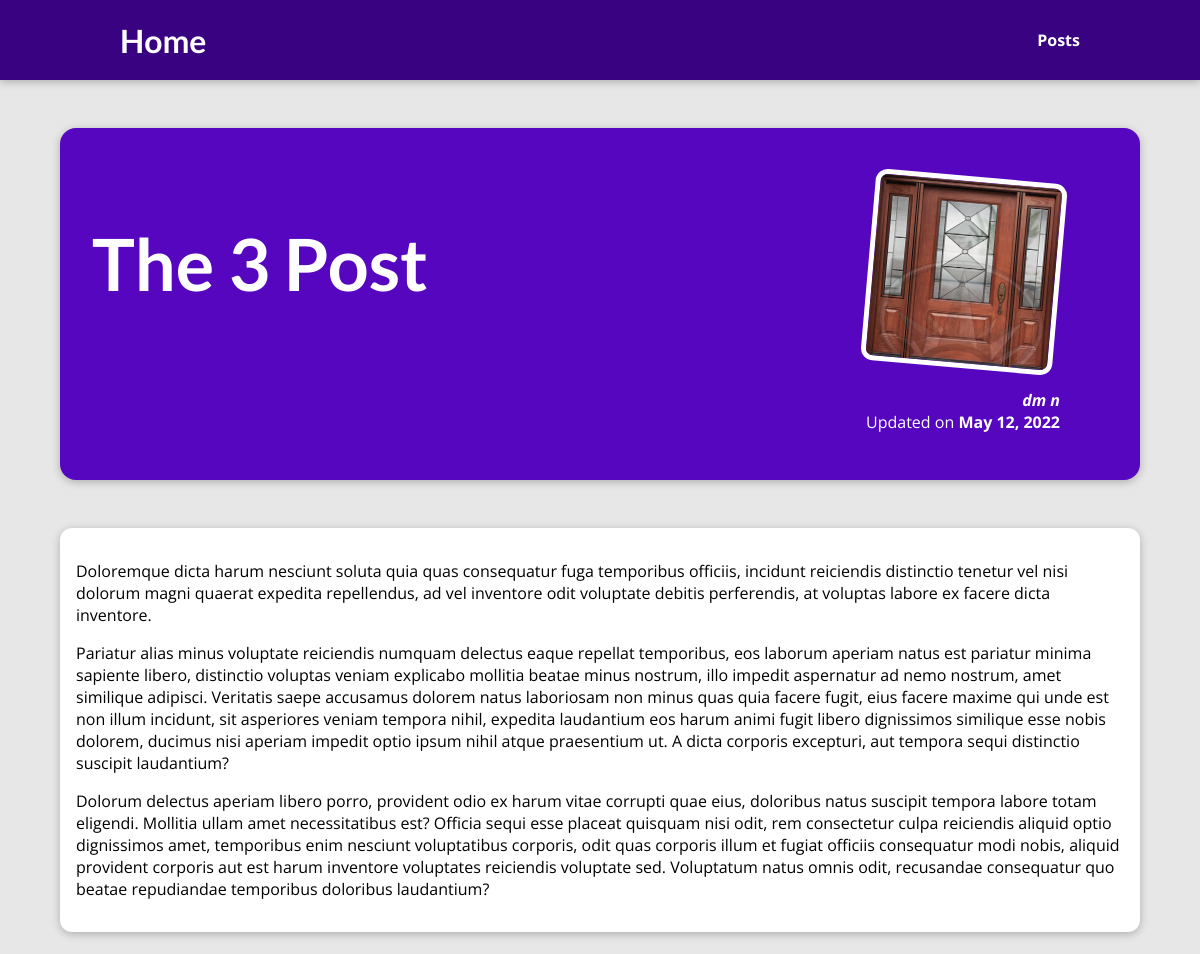
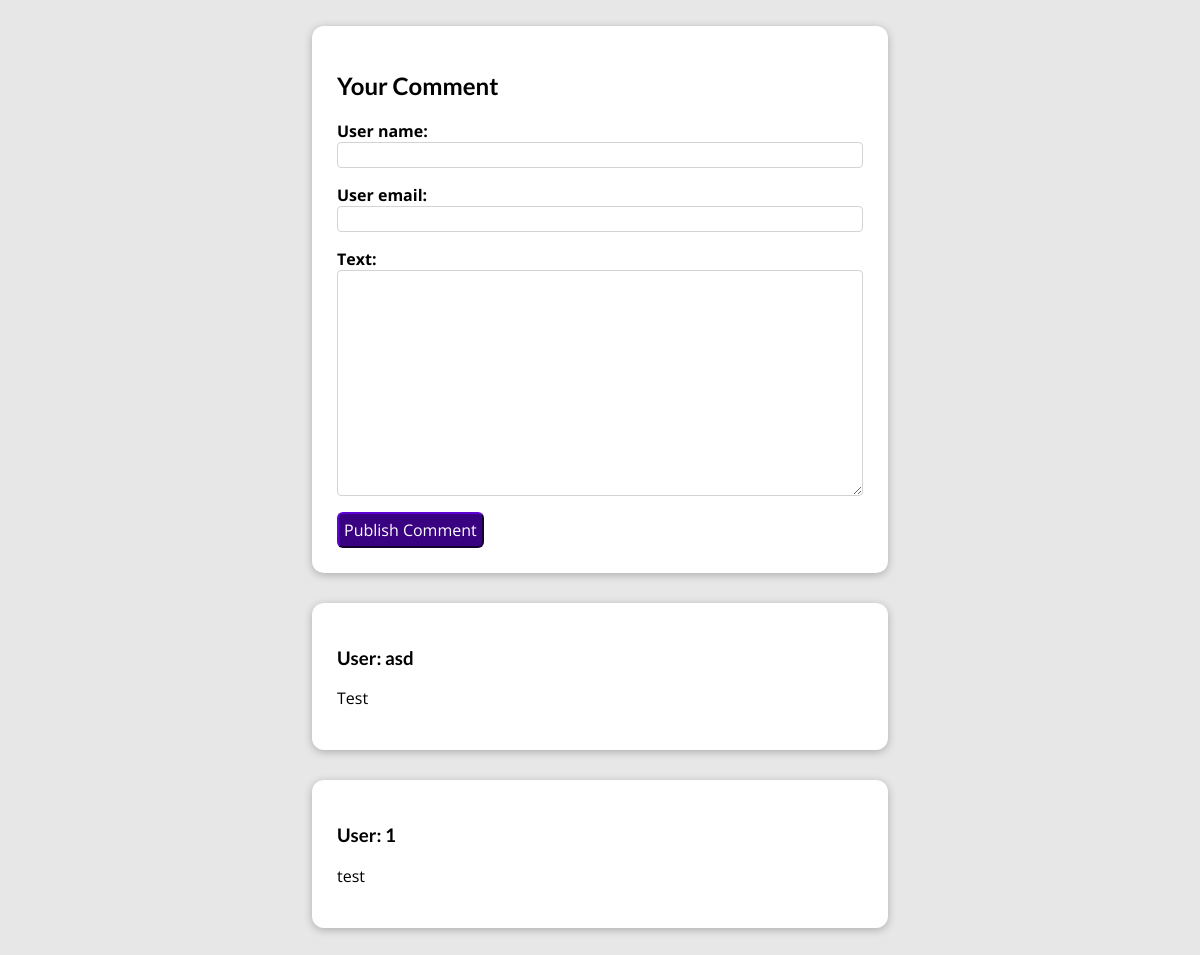
Page /blog/posts/post-3 on the committed database (2 pictures, top to bottom).
### blog/models.py (models this page shows)
class Post(models.Model):
    title = models.CharField(max_length=150)
    excerpt = models.CharField(max_length=50)
    image = models.ImageField(upload_to="posts", null=True)
    slug = models.SlugField(unique=True, db_index=True)
    date = models.DateField(auto_now=True)
    content = models.TextField(validators=[MinLengthValidator(10)])
    author = models.ForeignKey(
        Author, null=True, on_delete=models.SET_NULL, related_name="posts")
    tags = models.ManyToManyField(Tag)

class Author(models.Model):
    first_name = models.CharField(max_length=50)
    last_name = models.CharField(max_length=50)
    email = models.EmailField()
    def full_name(self):
        return f"{self.first_name} {self.last_name}"
    def __str__(self):
        return self.full_name()

class Comment(models.Model):
    user_name = models.CharField(max_length=30)
    user_email = models.EmailField()
    text = models.TextField(max_length=1000)
    post = models.ForeignKey(
        Post, on_delete=models.CASCADE, related_name="comments")

### blog/views.py (the view, shortened to what this page needs)
# urls.py: path('posts/<slug:slug>', views.SingePostView.as_view(), name='one_post')
class SingePostView(View):
    def get(self, request, slug):
        post = Post.objects.get(slug=slug)
        context = {
            "post": post,
            "comment_form": CommentForm(),
            "comments": post.comments.all()
        }
        return render(request, "blog/post-detail.html", context)

### blog/forms.py
class CommentForm(forms.ModelForm):
    class Meta:
        model = Comment
        exclude = ["post"]
        label = {
            "user_name": "Your Name",
            "user_email": "Your Email",
            "text": "Your Comment",
        }

### blog/templates/blog/post-detail.html (shortened to what this page needs)
{% extends 'layout.html' %}
{% load static %}
{% block css_files %}
<link rel="stylesheet" href="{% static "blog/post-detail.css" %}">
{% endblock %}
{% block content %}
<section id="summary">
    <h2>{{ post.title }}</h2>
    <article>
        <img src="{{ post.image.url }}" />
        <address>{{ post.author }} </address>
        <div> Updated on <time>{{ post.date }}</time></div>
    </article>
</section>
<main>
{{ post.content|linebreaks }}
</main>
<div>
    <div id="comments-block">
        <h2>Your Comment</h2>
        <form action="{% url 'one_post' post.slug %}" method="POST">
        {% for form_field in comment_form %}
            <div class="form-control">
            {{ form_field.label_tag }}
            {{ form_field }}
        </div>
    {% endfor %}
<button type="submit">Publish Comment</button>
    </form>
</div>
<div id="all-comments">
        {% for single_comments in comments %}
        <div id="comments-block">
        <h3>User: {{ single_comments.user_name }}</h3>
        <p>{{ single_comments.text }}</p>
        </div>
    {% endfor %}
{% endblock %}

### dj_blog/templates/layout.html (shortened to what this page needs)
{% load static %}
<!DOCTYPE html>
<html lang="en">
  <head>
    <link rel="stylesheet" href="{% static "app.css" %}">
    {% block css_files %}{% endblock %}
  </head>
  <body>
<header id="main-navigation">
  <h1><a href="{% url "blog_index" %}">Home</a></h1>
  <nav><a href="{% url "all_posts" %}">Posts</a></nav>
</header>
    {% block content %}
    {% endblock content %}
  </body>
</html>

### dj_blog/static/app.css (style rules this page uses)
* { box-sizing: border-box; }
html { font-family: "Open Sans", "Lato", sans-serif; }
body { margin: 0; }
h1, h2, h3 { font-family: "Lato", sans-serif; font-weight: bold; }
#main-navigation { width: 100%; height: 5rem; display: flex; justify-content: space-between; align-items: center; padding: 0 10%; position: absolute; top: 0; left: 0; }
#main-navigation a { text-decoration: none; color: white; font-weight: bold; }

### blog/static/blog/post-detail.css (style rules this page uses)
body { background-color: #e7e7e7; }
#main-navigation { background-color: #390281; box-shadow: 0 2px 8px rgba(0, 0, 0, 0.25); }
#summary { margin: 8rem auto 3rem auto; padding: 2rem; width: 90%; max-width: 90rem; border-radius: 16px; background-color: #5706c0; position: relative; box-shadow: 0 2px 8px rgba(0, 0, 0, 0.25); height: 22rem; }
#summary h2 { color: white; font-size: 4.5rem; }
#summary article { position: absolute; top: 2rem; right: 3rem; padding: 1rem 2rem; border-radius: 12px; text-align: right; color: white; }
#summary article img { width: 12rem; height: 12rem; border-radius: 12px; transform: rotateZ(5deg); border: 5px solid white; margin-bottom: 1rem; }
#summary address { font-weight: bold; }
#summary time { font-weight: bold; }
main { width: 90%; max-width: 90rem; margin: 3rem auto; background-color: white; padding: 1rem; border-radius: 12px; box-shadow: 0 2px 8px rgba(0, 0, 0, 0.25); }
#comments-block { border-radius: 12px; box-shadow: 0 2px 8px rgba(0, 0, 0, 0.25); max-width: 36rem; margin: auto; margin-bottom: 30px; background-color: white; padding: 25px; font: inherit; }
#comments-block button { border-radius: 6px; background-color: #390281; border-color: #390281; color: white; padding: 5px; font: inherit; }
.form-control { margin-bottom: 1rem; }
.form-control label { font-weight: bold; display: block; }
.form-control input, .form-control textarea { display: block; font: inherit; width: 100%; border-style: solid; border-width: 1px; border-radius: 4px; border-color: lightgrey; }

### rows in the picture
Post: title "The 3 Post", image (picture), author "dm n", date "May 12, 2022", content "Doloremque dicta harum nesciunt soluta quia quas consequatur fuga temporibus officiis, incidunt reiciendis distinctio tenetur vel nisi dolorum magni quaerat expedita repellendus, ad vel inventore odit voluptate debitis perferendis, at voluptas labore ex facere dicta inventore. Pariatur alias minus voluptate reiciendis numquam delectus eaque repellat temporibus, eos laborum aperiam natus est pariatur minima sapiente libero, distinctio voluptas veniam explicabo mollitia beatae minus nostrum, illo impedit aspernatur ad nemo nostrum, amet similique adipisci. Veritatis saepe accusamus dolorem natus laboriosam non minus quas quia facere fugit, eius facere maxime qui unde est non illum incidunt,…"
Comment: user_name "asd", text "Test"
Comment: user_name "1", text "test"
